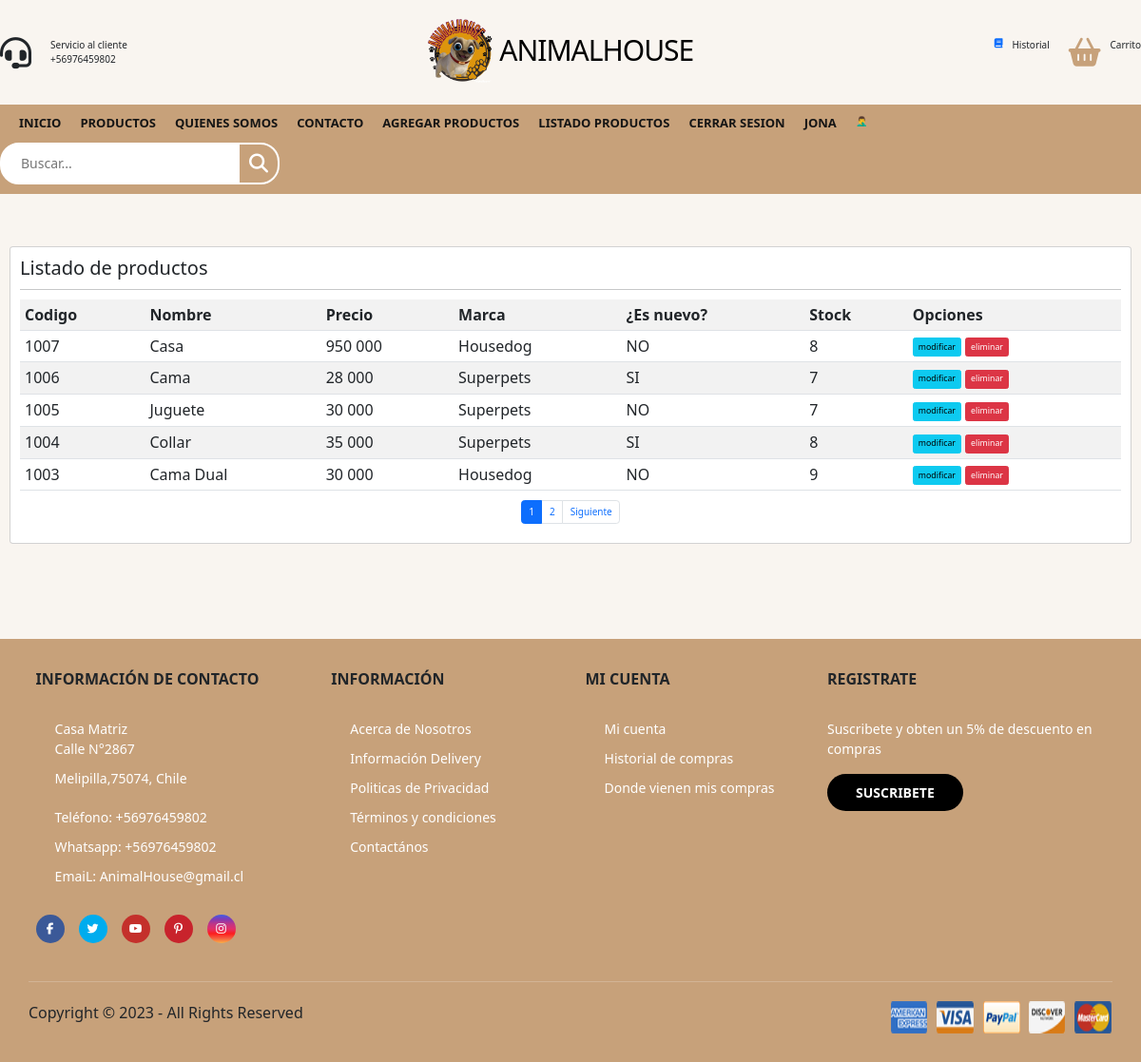
The app's page /listar-productos/ (signed in) with its own data.
### app/models.py (models this page shows, shortened)
class Producto(models.Model):
    codigo = models.CharField(max_length=6, null=True)
    nombre_producto = models.CharField(max_length=50)
    precio = models.IntegerField()
    descripcion = models.TextField()
    nuevo = models.BooleanField()
    marca = models.ForeignKey(Marca, on_delete=models.PROTECT)
    fecha_fabricacion = models.DateField()
    imagen = models.ImageField(upload_to="productos", null=True)
    Stock = models.IntegerField(null=True)

class  Marca(models.Model):
    nombre_marca = models.CharField(max_length=50)
    def __str__(self):
        return self.nombre_marca

### app/views.py (the view)
# urls.py: path('listar-productos/', listar_productos, name="listar_productos"),
@permission_required('app.view_producto')
def listar_productos(request):
    productos = Producto.objects.all()
    page = request.GET.get('page', 1)
    try:
        paginator = Paginator(productos, 5)
        productos = paginator.page(page)
    except:
        raise Http404
    data = {
        'entity': productos,
        'paginator': paginator
    }
    return render(request, 'app/producto/listar.html', data)

### app/templates/app/producto/listar.html (shortened to what this page needs)
{% extends 'app/base.html' %}
{% block contenido %}
{% load humanize %}
<br>
<br>
<br>
<div class="card">
    <div class="card-body">
        <h2>Listado de productos</h2>
        <hr>
        <table class="table table-striped table-hover table-responsive-sm">
            <tr>
                <th>Codigo</th>
                <th>Nombre</th>
                <th>Precio</th>
                <th>Marca</th>
                <th>¿Es nuevo?</th>
                <th>Stock</th>
                <th>Opciones</th>
            </tr>
        {% for p in entity %}
            <tr>
                <td>{{ p.codigo }}</td>
                <td>{{ p.nombre_producto | title }}</td>
                <td>{{ p.precio | intcomma }}</td>
                <td>{{ p.marca | title }}</td>
                <td>
                    {% if p.nuevo %}
                    SI
                    {% else %}
                    NO
                    {% endif %}
                </td>
                <td>{{ p.Stock }}</td>
                <td>
                    {% if perms.app.change_producto %}
                    <a href="{%  url 'modificar_producto' p.id %}" class="btn btn-info btn-sm">modificar</a>
                    {% endif %}
                    {% if perms.app.delete_producto %}
                    <a href="#" onclick="eliminarProducto({{ p.id }})" class="btn btn-danger btn-sm">eliminar</a>
                    {% endif %}
                </td>
            </tr>
        {% endfor %}
        </table>
        <div>
            {% include 'app/paginator.html' %}
        </div>
    </div>
</div>
{% endblock %}

### app/templates/app/base.html (shortened to what this page needs)
{% load static %}
<link href="https://cdn.jsdelivr.net/npm/bootstrap@5.3.0/dist/css/bootstrap.min.css" rel="stylesheet">
<!DOCTYPE html>
<html lang="en">
<head>
	<link rel="stylesheet" href="{% static 'app/css/styles.css' %}" />
</head>
<body>
	<header>
		<div class="container-hero">
			<div class="container hero">
				<div class="customer-support">
					<i class="fa-solid fa-headset"></i>
					<div class="content-customer-support">
						<span class="text">Servicio al cliente</span>
						<span class="number">+56976459802</span>
					</div>
				</div>
				<div class="container-logo">
					<img src="{% static 'app/img/logo_perro.png' %}" alt="" height="70px">
					<h1 class="logo"><a href="{% url 'home' %}"> AnimalHouse</a></h1>
				</div>
				<div class="container-user">
					<a href="{% url 'perfil' %}"><i class="fa-solid fa-book"></i></a>
						<span class="text">Historial</span>
					<a href="{% url 'carro' %}"><i class="fa-solid fa-basket-shopping"></i></a>
					<div class="content-shopping-cart">
						<span class="text">Carrito</span>
					</div>
				</div>
			</div>
		</div>
		<div class="container-navbar">
			<nav class="navbar container">
				<ul class="menu">
					<li><a href="{% url 'home' %}">Inicio</a></li>
					<li><a href="{% url 'productos' %}">Productos</a></li>
					<li><a href="{% url 'somos' %}">Quienes somos</a></li>
					<li><a href="{% url 'contacto' %}">Contacto</a></li>
					{% if perms.app.add_producto %}
					<li><a href="{% url 'agregar_producto' %}">Agregar productos</a></li>
					{% endif %}
					{% if perms.app.view_producto %}
					<li><a href="{% url 'listar_productos' %}">Listado productos</a></li>
					{% endif %}
					{% if user.is_authenticated %}
					<li><a href="{% url 'logout' %}">Cerrar sesion</a></li>
					<li><a href="#">{{ user.username}}</a></li>
					{% if suscrito %}
                    👌
					{% else %}
                    🤦‍♂️
					{% endif %}
					{% else %}
					<li><a href="{% url 'login' %}">Iniciar sesión</a></li>
					<li><a href="{% url 'registro' %}">Registrate</a></li>
					{% endif %}
				</ul>
				<form class="search-form">
					<input type="search" placeholder="Buscar..." />
					<button class="btn-search">
						<i class="fa-solid fa-magnifying-glass"></i>
					</button>
				</form>
			</nav>
		</div>
	</header>
	<main class="main-content">
        {% block contenido %}
        {% endblock %}
	</main>
	<footer class="footer">
		<div class="container container-footer">
			<div class="menu-footer">
				<div class="contact-info">
					<p class="title-footer">Información de Contacto</p>
					<ul>
						<li>
							Casa Matriz
							<p>Calle N°2867 </p>
							<p>Melipilla,75074, Chile</p>
						</li>
						<li>Teléfono: +56976459802 </li>
						<li>Whatsapp: +56976459802</li>
						<li>EmaiL: AnimalHouse@gmail.cl</li>
					</ul>
					<div class="social-icons">
						<span class="facebook">
							<i class="fa-brands fa-facebook-f"></i>
						</span>
						<span class="twitter">
							<i class="fa-brands fa-twitter"></i>
						</span>
						<span class="youtube">
							<i class="fa-brands fa-youtube"></i>
						</span>
						<span class="pinterest">
							<i class="fa-brands fa-pinterest-p"></i>
						</span>
						<span class="instagram">
							<i class="fa-brands fa-instagram"></i>
						</span>
					</div>
				</div>
				<div class="information">
					<p class="title-footer">Información</p>
					<ul>
						<li><a href="#">Acerca de Nosotros</a></li>
						<li><a href="#">Información Delivery</a></li>
						<li><a href="#">Politicas de Privacidad</a></li>
						<li><a href="#">Términos y condiciones</a></li>
						<li><a href="#">Contactános</a></li>
					</ul>
				</div>
				<div class="my-account">
					<p class="title-footer">Mi cuenta</p>
					<ul>
						<li><a href="#">Mi cuenta</a></li>
						<li><a href="#">Historial de compras</a></li>
						<li><a href="#">Donde vienen mis compras</a></li>
					</ul>
				</div>
				<div class="newsletter">
					<p class="title-footer">Registrate</p>
					<div class="content">
						<p>
							Suscribete y obten un 5% de descuento en compras
						</p>
						<br>
						<a href="{% url 'suscribir' %}">Suscribete</a>
					</div>
				</div>
			</div>
			<div class="copyright">
				<p>
					Copyright © 2023 - All Rights Reserved
				</p>
				<img src="{% static 'app/img/payment.png' %}" alt="Pagos">
			</div>
		</div>
	</footer>
</body>
</html>

### app/templates/app/paginator.html (shortened to what this page needs)
{% if paginator.num_pages > 1%}
<div class="d-flex justify-content-center">
    <ul class="pagination">
        {% for page in paginator.page_range %}
            {% if page < 7 or page == entity.number %}
            <li class="page-item {% if page == entity.number %}active{% endif %}">
                <a class="page-link" href="?page={{ page }}#pagtable">{{ page }}</a>
            </li>
            {% endif %}
        {% endfor %}
        {% if entity.has_next %}
            <li class="page-item d-none d-sm-block">
                <a class="page-link" href="?page={{ entity.next_page_number }}#pagtable">Siguiente</a>
            </li>
        {% endif %}
    </ul>
</div>
{% endif %}

### app/static/app/css/styles.css (style rules this page uses)
:root { --primary-color: #c7a17a; --background-color: #f9f5f0; --dark-color: #151515; }
html { font-size: 62.5%; font-family: 'Poppins', sans-serif; }
* { margin: 0; padding: 0; box-sizing: border-box; }
.container { max-width: 120rem; margin: 0 auto; }
.container-hero { background-color: var(--background-color); }
.hero { display: flex; justify-content: space-between; align-items: center; padding: 2rem 0; }
.customer-support { display: flex; align-items: center; gap: 2rem; }
.customer-support i { font-size: 3.3rem; }
.content-customer-support { display: flex; flex-direction: column; }
.container-logo { display: flex; align-items: center; gap: 0.5rem; }
.container-logo h1 a { text-decoration: none; color: #000; font-size: 3rem; text-transform: uppercase; letter-spacing: -1px; }
.container-user { display: flex; gap: 1rem; cursor: pointer; }
.container-user .fa-basket-shopping { font-size: 3rem; color: var(--primary-color); padding-left: 1rem; }
.content-shopping-cart { display: flex; flex-direction: column; }
.container-navbar { background-color: var(--primary-color); }
.navbar { display: flex; justify-content: space-between; align-items: center; padding: 1rem 0; }
.menu { display: flex; gap: 2rem; }
.menu li { list-style: none; }
.menu a { text-decoration: none; font-size: 1.3rem; color: var(--dark-color); font-weight: 600; text-transform: uppercase; position: relative; }
.menu a::after { content: ''; width: 1.5rem; height: 1px; background-color: #fff; position: absolute; bottom: -3px; left: 50%; transform: translate(-50%, 50%); opacity: 0; transition: all 0.3s ease; }
.search-form { position: relative; display: flex; align-items: center; border: 2px solid #fff; border-radius: 2rem; background-color: #fff; height: 4.4rem; overflow: hidden; }
.search-form input { outline: none; font-family: inherit; border: none; width: 25rem; font-size: 1.4rem; padding: 0 2rem; color: #777; cursor: pointer; }
.search-form .btn-search { border: none; background-color: var(--primary-color); display: flex; align-items: center; justify-content: center; height: 100%; padding: 1rem; }
.btn-search i { font-size: 2rem; color: #fff; }
.main-content { padding: 10px; padding-bottom: 100px; background-color: var(--background-color); }
.footer { background-color: var(--primary-color); }
.container-footer { display: flex; flex-direction: column; gap: 4rem; padding: 3rem; }
.menu-footer { display: grid; grid-template-columns: repeat(3, 1fr) 30rem; gap: 3rem; justify-items: center; }
.title-footer { font-weight: 600; font-size: 1.6rem; text-transform: uppercase; }
.contact-info, .information, .my-account, .newsletter { display: flex; flex-direction: column; gap: 2rem; }
.contact-info ul, .information ul, .my-account ul { display: flex; flex-direction: column; gap: 1rem; }
.contact-info ul li, .information ul li, .my-account ul li { list-style: none; color: #fff; font-size: 1.4rem; font-weight: 300; }
.information ul li a, .my-account ul li a { text-decoration: none; color: #fff; font-weight: 300; }
.social-icons { display: flex; gap: 1.5rem; }
.social-icons span { border-radius: 50%; width: 3rem; height: 3rem; display: flex; align-items: center; justify-content: center; }
.social-icons span i { color: #fff; font-size: 1.2rem; }
.facebook { background-color: #3b5998; }
.twitter { background-color: #00acee; }
.youtube { background-color: #c4302b; }
.pinterest { background-color: #c8232c; }
.instagram { background: linear-gradient( #405de6, #833ab4, #c13584, #e1306c, #fd1d1d, #f56040, #fcaf45 ); }
.content p { font-size: 1.4rem; color: #fff; font-weight: 300; }
.content a { border: none; background-color: #000; color: #fff; text-transform: uppercase; padding: 1rem 3rem; border-radius: 2rem; font-size: 1.4rem; font-family: inherit; cursor: pointer; font-weight: 600; text-decoration: none; }
.copyright { display: flex; justify-content: space-between; padding-top: 2rem; border-top: 1px solid #d2b495; }
.copyright p { font-weight: 400; font-size: 1.6rem; }

### records on screen
Producto: codigo "1007", nombre_producto "Casa", precio "950 000", marca "Housedog", nuevo "NO", Stock "8"
Producto: codigo "1006", nombre_producto "Cama", precio "28 000", marca "Superpets", nuevo "SI", Stock "7"
Producto: codigo "1005", nombre_producto "Juguete", precio "30 000", marca "Superpets", nuevo "NO", Stock "7"
Producto: codigo "1004", nombre_producto "Collar", precio "35 000", marca "Superpets", nuevo "SI", Stock "8"
Producto: codigo "1003", nombre_producto "Cama Dual", precio "30 000", marca "Housedog", nuevo "NO", Stock "9"

### other values on screen
{{ user.username }} "JONA"
{{ page }} "1" "2"
